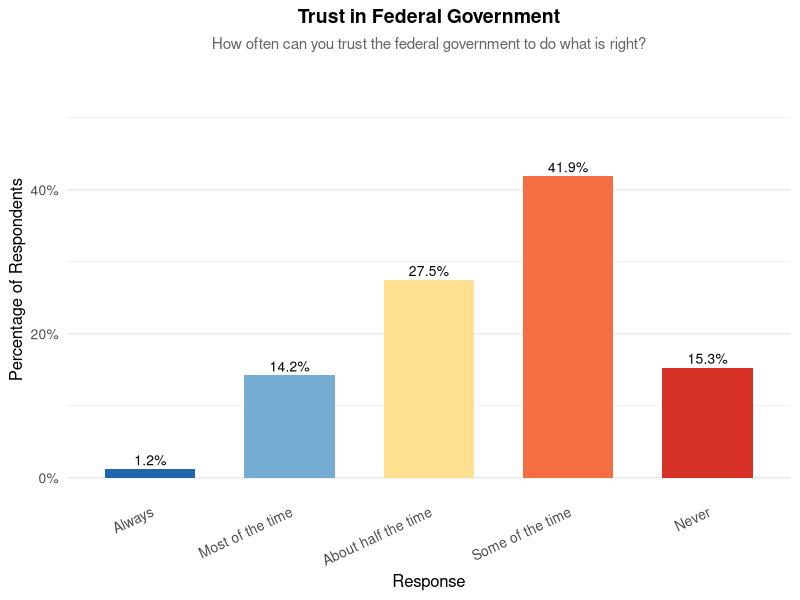
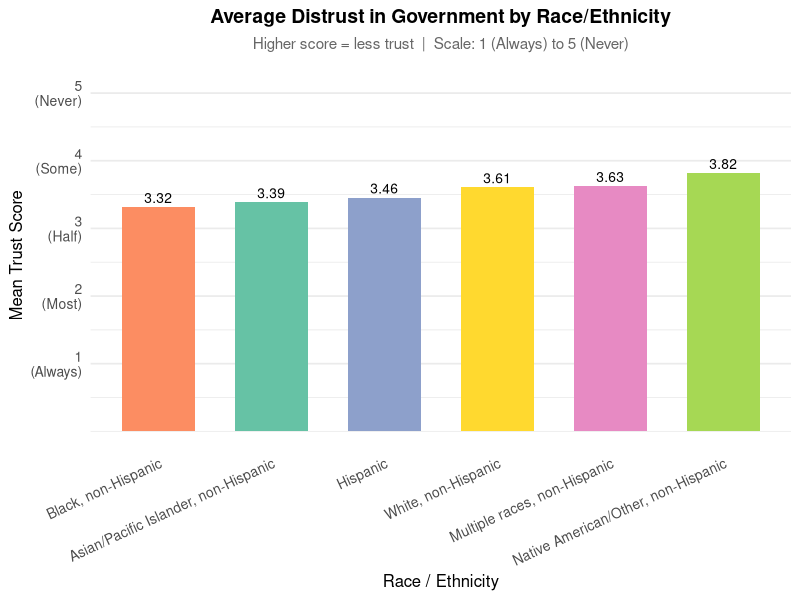
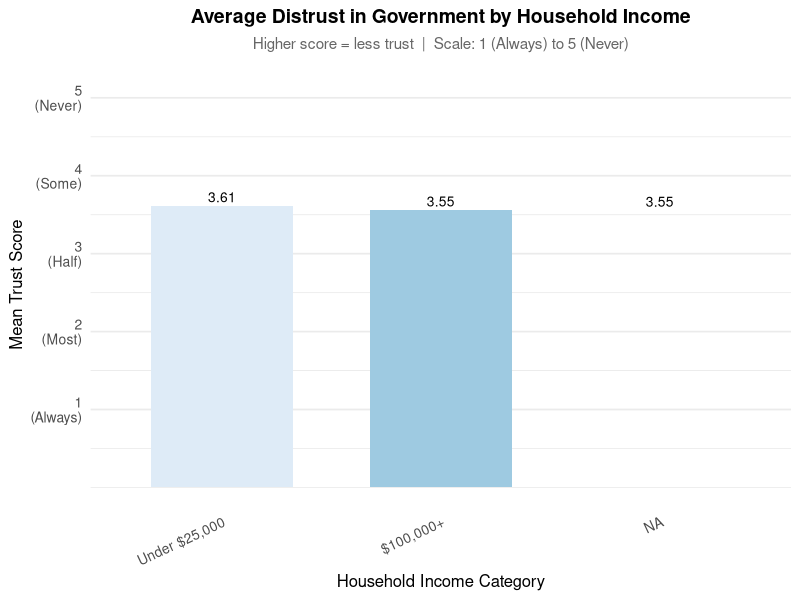
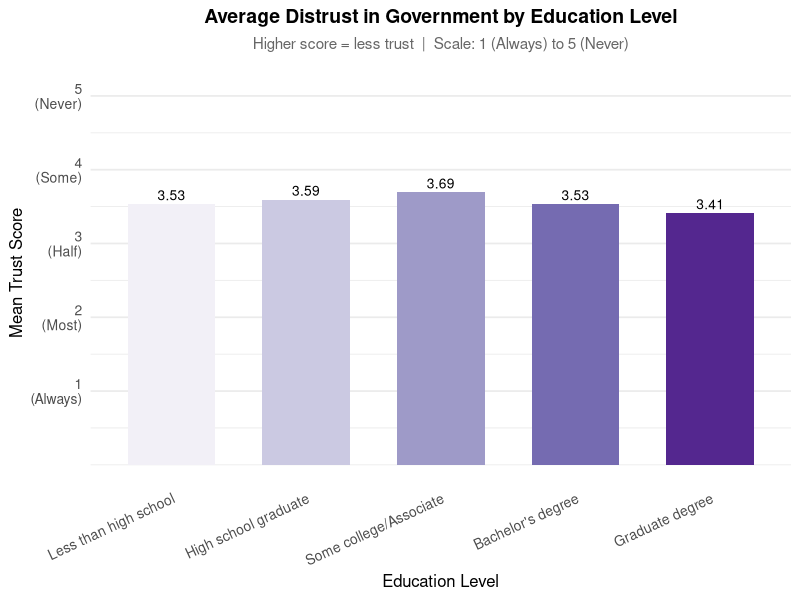
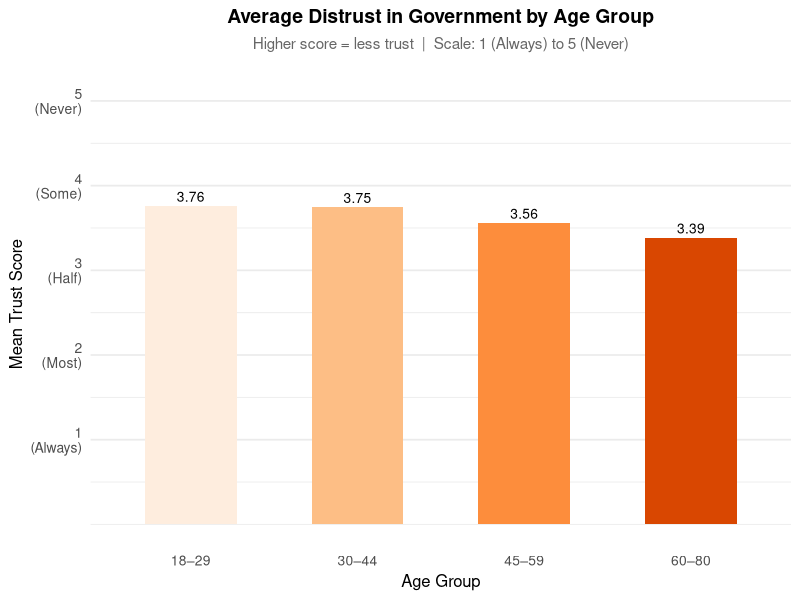
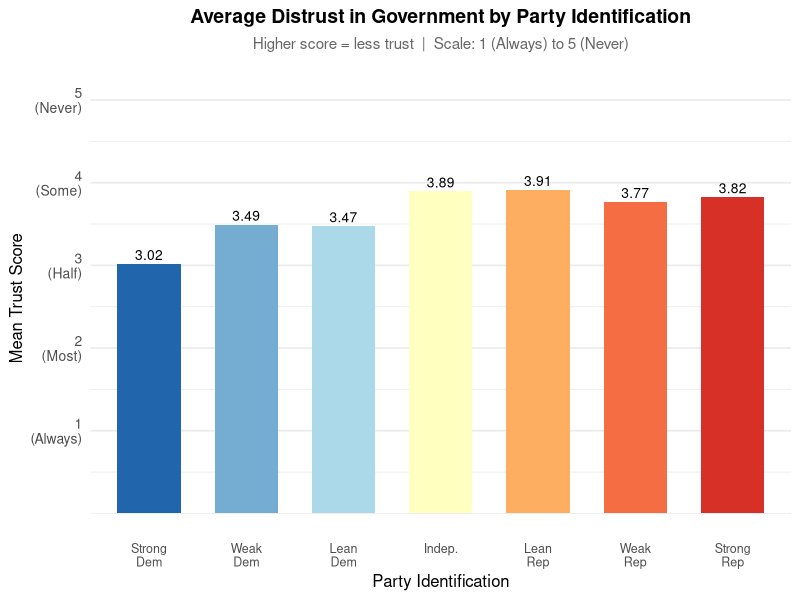

Source code (R) for these figures, in order:
# Assignment 3 – Descriptive Statistics: Bar Graphs
# Load libraries
library(ggplot2)
library(dplyr)

# ── Load data ──────────────────────────────────────────────────────────────────
df <- read.csv("anes_all_cleaned_vars.csv",
               stringsAsFactors = FALSE)

# ── Shared theme ───────────────────────────────────────────────────────────────
my_theme <- theme_minimal(base_size = 13) +
  theme(
    plot.title    = element_text(face = "bold", hjust = 0.5, size = 14),
    plot.subtitle = element_text(hjust = 0.5, size = 11, color = "grey40"),
    axis.title    = element_text(size = 12),
    axis.text.x   = element_text(angle = 25, hjust = 1, size = 10),
    axis.text.y   = element_text(size = 10),
    legend.position = "none",
    panel.grid.major.x = element_blank()
  )

trust_levels <- c("Always", "Most of the time", "About half the time",
                  "Some of the time", "Never")
trust_colors <- c("#2166ac", "#74add1", "#fee090", "#f46d43", "#d73027")


# ── GRAPH 1: Trust in Government (Dependent Variable) ─────────────────────────
trust_data <- df %>%
  filter(!is.na(trust_clean)) %>%
  mutate(trust_clean = factor(trust_clean, levels = trust_levels)) %>%
  count(trust_clean) %>%
  mutate(pct = n / sum(n) * 100)

g1 <- ggplot(trust_data, aes(x = trust_clean, y = pct, fill = trust_clean)) +
  geom_col(width = 0.65) +
  geom_text(aes(label = sprintf("%.1f%%", pct)), vjust = -0.4, size = 3.5) +
  scale_fill_manual(values = trust_colors) +
  scale_y_continuous(limits = c(0, 55), labels = function(x) paste0(x, "%")) +
  labs(
    title    = "Trust in Federal Government",
    subtitle = "How often can you trust the federal government to do what is right?",
    x        = "Response",
    y        = "Percentage of Respondents"
  ) +
  my_theme

ggsave("graphs/trust_gov.png",
       g1, width = 7, height = 5, dpi = 300)


# ── GRAPH 2: Trust in Government by Race ──────────────────────────────────────
race_trust <- df %>%
  filter(!is.na(trust_clean), !is.na(race_clean)) %>%
  mutate(
    trust_clean = factor(trust_clean, levels = trust_levels),
    # Shorten long labels
    race_short = case_when(
      race_clean == "White non-Hispanic"                   ~ "White",
      race_clean == "Black non-Hispanic"                   ~ "Black",
      race_clean == "Hispanic"                             ~ "Hispanic",
      race_clean == "Asian/Pacific Islander non-Hispanic"  ~ "Asian/PI",
      race_clean == "Native American/Other non-Hispanic"   ~ "Native Am./Other",
      race_clean == "Multiple races non-Hispanic"          ~ "Multiracial",
      TRUE ~ race_clean
    )
  ) %>%
  group_by(race_short) %>%
  summarise(mean_trust = mean(as.numeric(trust_clean), na.rm = TRUE),
            n = n(), .groups = "drop")

g2 <- ggplot(race_trust, aes(x = reorder(race_short, mean_trust),
                             y = mean_trust, fill = race_short)) +
  geom_col(width = 0.65) +
  geom_text(aes(label = round(mean_trust, 2)), vjust = -0.4, size = 3.5) +
  scale_fill_brewer(palette = "Set2") +
  scale_y_continuous(limits = c(0, 5.2),
                     breaks = 1:5,
                     labels = c("1\n(Always)", "2\n(Most)", "3\n(Half)", "4\n(Some)", "5\n(Never)")) +
  labs(
    title    = "Average Distrust in Government by Race/Ethnicity",
    subtitle = "Higher score = less trust  |  Scale: 1 (Always) to 5 (Never)",
    x        = "Race / Ethnicity",
    y        = "Mean Trust Score"
  ) +
  my_theme

ggsave("graphs/trust_by_race.png",
       g2, width = 7, height = 5, dpi = 300)


# ── GRAPH 3: Trust in Government by Income Category ───────────────────────────
income_levels <- c("Under $25,000", "$25,000–$49,999",
                   "$50,000–$99,999", "$100,000+")

income_trust <- df %>%
  filter(!is.na(trust_clean), !is.na(income_category)) %>%
  mutate(
    trust_clean     = factor(trust_clean, levels = trust_levels),
    income_category = factor(income_category, levels = income_levels)
  ) %>%
  group_by(income_category) %>%
  summarise(mean_trust = mean(as.numeric(trust_clean), na.rm = TRUE),
            n = n(), .groups = "drop")

g3 <- ggplot(income_trust, aes(x = income_category, y = mean_trust,
                               fill = income_category)) +
  geom_col(width = 0.65) +
  geom_text(aes(label = round(mean_trust, 2)), vjust = -0.4, size = 3.5) +
  scale_fill_brewer(palette = "Blues", direction = 1) +
  scale_y_continuous(limits = c(0, 5.2),
                     breaks = 1:5,
                     labels = c("1\n(Always)", "2\n(Most)", "3\n(Half)", "4\n(Some)", "5\n(Never)")) +
  labs(
    title    = "Average Distrust in Government by Household Income",
    subtitle = "Higher score = less trust  |  Scale: 1 (Always) to 5 (Never)",
    x        = "Household Income Category",
    y        = "Mean Trust Score"
  ) +
  my_theme

ggsave("graphs/trust_by_income.png",
       g3, width = 7, height = 5, dpi = 300)


# ── GRAPH 4: Trust in Government by Education ─────────────────────────────────
edu_levels <- c("Less than high school", "High school graduate",
                "Some college/Associate", "Bachelor's degree", "Graduate degree")

edu_trust <- df %>%
  filter(!is.na(trust_clean), !is.na(education_category)) %>%
  mutate(
    trust_clean        = factor(trust_clean, levels = trust_levels),
    education_category = factor(education_category, levels = edu_levels)
  ) %>%
  group_by(education_category) %>%
  summarise(mean_trust = mean(as.numeric(trust_clean), na.rm = TRUE),
            n = n(), .groups = "drop")

g4 <- ggplot(edu_trust, aes(x = education_category, y = mean_trust,
                            fill = education_category)) +
  geom_col(width = 0.65) +
  geom_text(aes(label = round(mean_trust, 2)), vjust = -0.4, size = 3.5) +
  scale_fill_brewer(palette = "Purples") +
  scale_y_continuous(limits = c(0, 5.2),
                     breaks = 1:5,
                     labels = c("1\n(Always)", "2\n(Most)", "3\n(Half)", "4\n(Some)", "5\n(Never)")) +
  labs(
    title    = "Average Distrust in Government by Education Level",
    subtitle = "Higher score = less trust  |  Scale: 1 (Always) to 5 (Never)",
    x        = "Education Level",
    y        = "Mean Trust Score"
  ) +
  my_theme

ggsave("graphs/trust_by_education.png",
       g4, width = 7, height = 5, dpi = 300)


# ── GRAPH 5: Trust in Government by Age Group ─────────────────────────────────
age_trust <- df %>%
  filter(!is.na(trust_clean), !is.na(age_clean)) %>%
  mutate(
    trust_clean = factor(trust_clean, levels = trust_levels),
    age_group   = cut(age_clean,
                      breaks = c(17, 29, 44, 59, 80),
                      labels = c("18–29", "30–44", "45–59", "60–80"))
  ) %>%
  filter(!is.na(age_group)) %>%
  group_by(age_group) %>%
  summarise(mean_trust = mean(as.numeric(trust_clean), na.rm = TRUE),
            n = n(), .groups = "drop")

g5 <- ggplot(age_trust, aes(x = age_group, y = mean_trust, fill = age_group)) +
  geom_col(width = 0.55) +
  geom_text(aes(label = round(mean_trust, 2)), vjust = -0.4, size = 3.5) +
  scale_fill_brewer(palette = "Oranges") +
  scale_y_continuous(limits = c(0, 5.2),
                     breaks = 1:5,
                     labels = c("1\n(Always)", "2\n(Most)", "3\n(Half)", "4\n(Some)", "5\n(Never)")) +
  labs(
    title    = "Average Distrust in Government by Age Group",
    subtitle = "Higher score = less trust  |  Scale: 1 (Always) to 5 (Never)",
    x        = "Age Group",
    y        = "Mean Trust Score"
  ) +
  my_theme +
  theme(axis.text.x = element_text(angle = 0, hjust = 0.5))

ggsave("graphs/trust_by_age.png",
       g5, width = 6, height = 5, dpi = 300)


# ── GRAPH 6: Trust in Government by Party Identification ──────────────────────
party_levels <- c("Strong Democrat", "Not very strong Democrat",
                  "Independent-Democrat", "Independent",
                  "Independent-Republican", "Not very strong Republican",
                  "Strong Republican")
party_short  <- c("Strong\nDem", "Weak\nDem", "Lean\nDem",
                  "Indep.", "Lean\nRep", "Weak\nRep", "Strong\nRep")

party_trust <- df %>%
  filter(!is.na(trust_clean), !is.na(party_clean)) %>%
  mutate(
    trust_clean = factor(trust_clean, levels = trust_levels),
    party_clean = factor(party_clean, levels = party_levels)
  ) %>%
  group_by(party_clean) %>%
  summarise(mean_trust = mean(as.numeric(trust_clean), na.rm = TRUE),
            n = n(), .groups = "drop") %>%
  mutate(party_short = party_short[match(party_clean, party_levels)])

party_colors <- c("#2166ac","#74add1","#abd9e9",
                  "#ffffbf",
                  "#fdae61","#f46d43","#d73027")

g6 <- ggplot(party_trust, aes(x = party_short, y = mean_trust, fill = party_clean)) +
  geom_col(width = 0.65) +
  geom_text(aes(label = round(mean_trust, 2)), vjust = -0.4, size = 3.5) +
  scale_fill_manual(values = party_colors) +
  scale_x_discrete(limits = party_short) +
  scale_y_continuous(limits = c(0, 5.2),
                     breaks = 1:5,
                     labels = c("1\n(Always)", "2\n(Most)", "3\n(Half)", "4\n(Some)", "5\n(Never)")) +
  labs(
    title    = "Average Distrust in Government by Party Identification",
    subtitle = "Higher score = less trust  |  Scale: 1 (Always) to 5 (Never)",
    x        = "Party Identification",
    y        = "Mean Trust Score"
  ) +
  my_theme +
  theme(axis.text.x = element_text(angle = 0, hjust = 0.5, size = 9))

ggsave("graphs/trust_by_party.png",
       g6, width = 8, height = 5, dpi = 300)

message("✅ All 6 graphs saved ")
